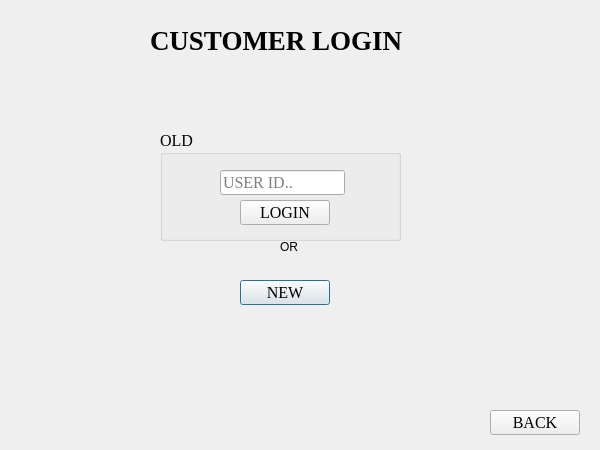
<?xml version="1.0" encoding="UTF-8"?>
<ui version="4.0">
 <class>customer</class>
 <widget class="QDialog" name="customer">
  <property name="geometry">
   <rect>
    <x>0</x>
    <y>0</y>
    <width>600</width>
    <height>450</height>
   </rect>
  </property>
  <property name="windowTitle">
   <string>Dialog</string>
  </property>
  <property name="styleSheet">
   <string notr="true">background-image: url(:/new/prefix1/backgr.PNG);</string>
  </property>
  <widget class="QPushButton" name="newCustomer">
   <property name="geometry">
    <rect>
     <x>240</x>
     <y>280</y>
     <width>90</width>
     <height>25</height>
    </rect>
   </property>
   <property name="font">
    <font>
     <family>Times New Roman</family>
     <pointsize>12</pointsize>
    </font>
   </property>
   <property name="text">
    <string>NEW</string>
   </property>
  </widget>
  <widget class="QGroupBox" name="groupBox">
   <property name="geometry">
    <rect>
     <x>160</x>
     <y>130</y>
     <width>241</width>
     <height>111</height>
    </rect>
   </property>
   <property name="font">
    <font>
     <family>Times New Roman</family>
     <pointsize>12</pointsize>
    </font>
   </property>
   <property name="title">
    <string>OLD</string>
   </property>
   <widget class="QLineEdit" name="customerId">
    <property name="geometry">
     <rect>
      <x>60</x>
      <y>40</y>
      <width>125</width>
      <height>25</height>
     </rect>
    </property>
    <property name="font">
     <font>
      <family>Times New Roman</family>
      <pointsize>12</pointsize>
     </font>
    </property>
    <property name="placeholderText">
     <string>USER ID..</string>
    </property>
   </widget>
   <widget class="QPushButton" name="login">
    <property name="geometry">
     <rect>
      <x>80</x>
      <y>70</y>
      <width>90</width>
      <height>25</height>
     </rect>
    </property>
    <property name="font">
     <font>
      <family>Times New Roman</family>
      <pointsize>12</pointsize>
     </font>
    </property>
    <property name="text">
     <string>LOGIN</string>
    </property>
   </widget>
  </widget>
  <widget class="QPushButton" name="back">
   <property name="geometry">
    <rect>
     <x>490</x>
     <y>410</y>
     <width>90</width>
     <height>25</height>
    </rect>
   </property>
   <property name="font">
    <font>
     <family>Times New Roman</family>
     <pointsize>12</pointsize>
    </font>
   </property>
   <property name="text">
    <string>BACK</string>
   </property>
  </widget>
  <widget class="QLabel" name="label">
   <property name="geometry">
    <rect>
     <x>280</x>
     <y>240</y>
     <width>47</width>
     <height>13</height>
    </rect>
   </property>
   <property name="text">
    <string>OR</string>
   </property>
  </widget>
  <widget class="QLabel" name="label_2">
   <property name="geometry">
    <rect>
     <x>150</x>
     <y>10</y>
     <width>261</width>
     <height>61</height>
    </rect>
   </property>
   <property name="font">
    <font>
     <family>Times New Roman</family>
     <pointsize>20</pointsize>
     <weight>75</weight>
     <bold>true</bold>
    </font>
   </property>
   <property name="text">
    <string>CUSTOMER LOGIN</string>
   </property>
  </widget>
 </widget>
 <resources/>
 <connections/>
</ui>
